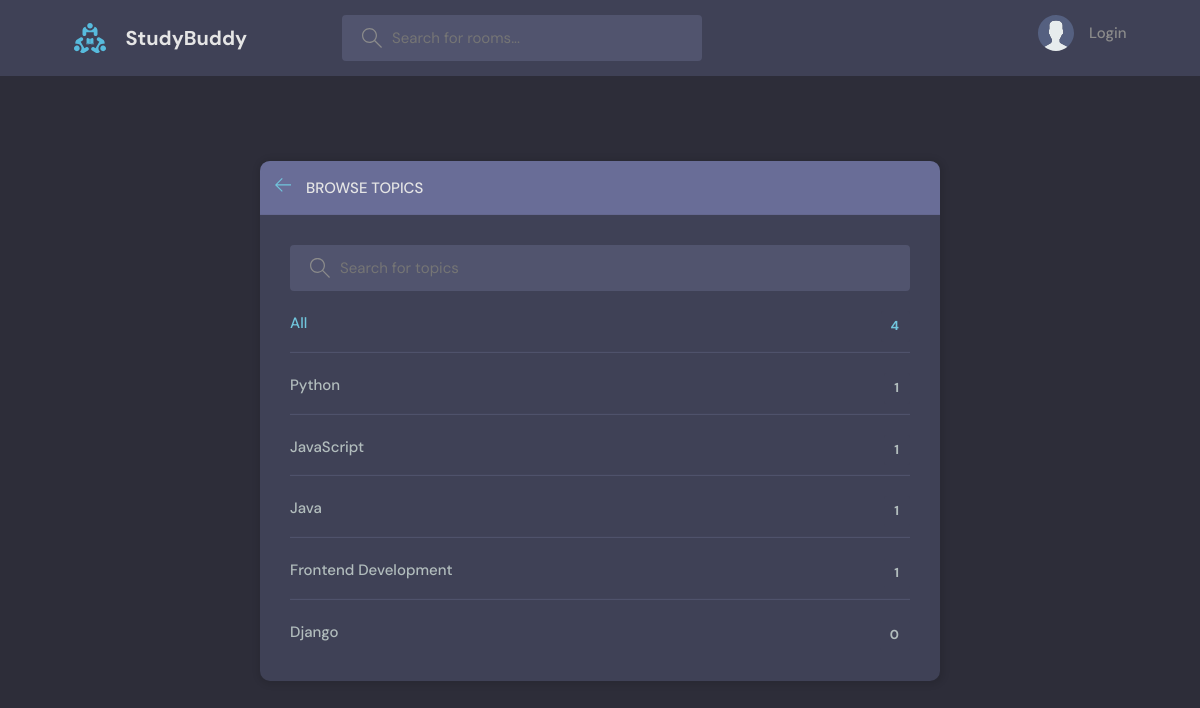
The page /topics/ on the database as committed earlier.
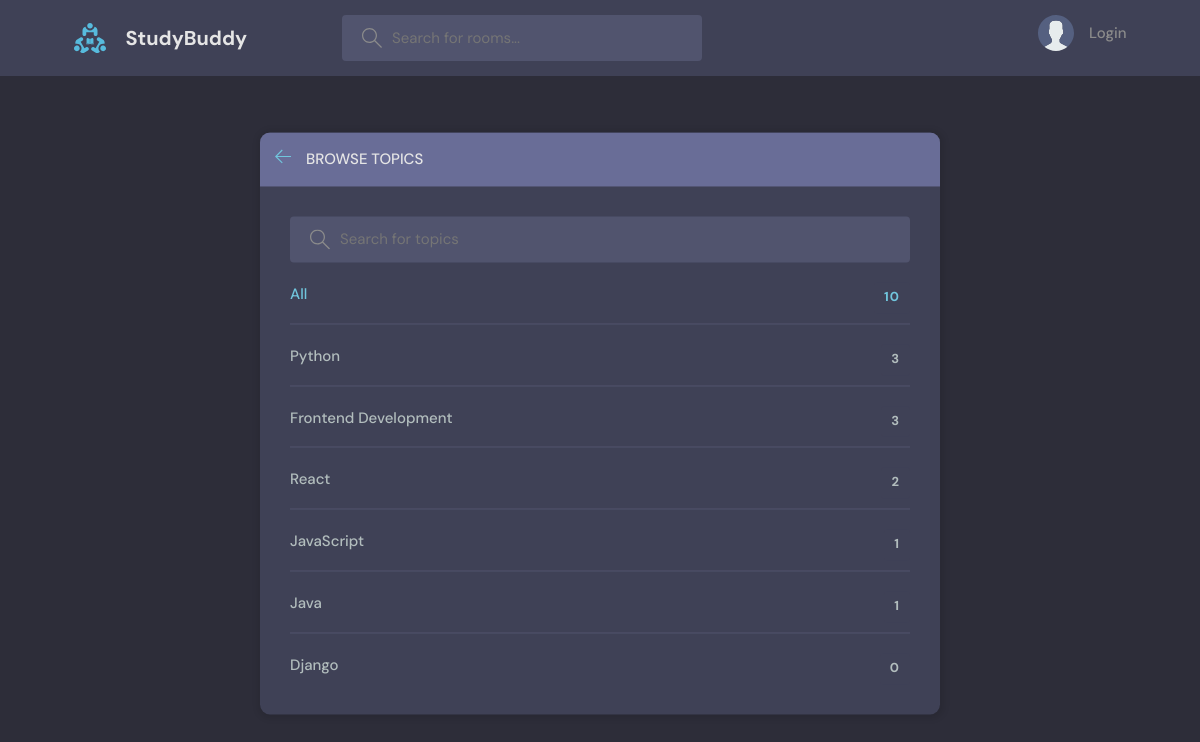
The same page on the database as committed later.
### base/models.py (models this page shows, shortened)
class Topic(models.Model):
    name = models.CharField(max_length=200)

### base/views.py (the view)
# urls.py: path('topics/', views.topicPage, name="topics"),
def topicPage(request: HttpRequest):
    q = request.GET.get('q') if request.GET.get('q') != None else ""
    topics = Topic.objects.filter(Q(name__icontains=q)).annotate(
        num_room=Count("room")).order_by('-num_room')
    total_rooms_count = Room.objects.all().count()
    context = {'topics': topics,
               'total_rooms_count': total_rooms_count, 'q': q}
    return render(request, 'base/topics.html', context)

### base/templates/base/topics.html (shortened to what this page needs)
{% extends 'main.html' %}
{% block content %}
<main class="create-room layout">
  <div class="container">
    <div class="layout__box">
      <div class="layout__boxHeader">
        <div class="layout__boxTitle">
          <a href="{{request.META.HTTP_REFERER}}">
            <svg version="1.1" xmlns="http://www.w3.org/2000/svg" width="32" height="32" viewBox="0 0 32 32">
              <title>arrow-left</title>
              <path
                d="M13.723 2.286l-13.723 13.714 13.719 13.714 1.616-1.611-10.96-10.96h27.625v-2.286h-27.625l10.965-10.965-1.616-1.607z">
              </path>
            </svg>
          </a>
          <h3>Browse Topics</h3>
        </div>
      </div>
      <div class="topics-page layout__body">
        <form class="header__search">
          <label>
            <input name="q" placeholder="Search for topics" />
          </label>
        </form>
        <ul class="topics__list">
          <li>
            <a href="/" class="active">All <span>{{total_rooms_count}}</span></a>
          </li>
          {% for topic in topics %}
          <li>
            <a href="{% url 'home' %}?q={{topic.name}}">{{topic.name}} <span>{{topic.room_set.count}}</span></a>
          </li>
          {% endfor %}
        </ul>
      </div>
    </div>
  </div>
</main>
{% endblock %}

### templates/main.html (shortened to what this page needs)
<!DOCTYPE html>
{% load static %}
<html lang="en">
  <head>
    <link rel="stylesheet" href="{% static 'styles/style.css' %}" />
  </head>
  <body>
    {% include 'navbar.html' %}
    {% block content %}
    {% endblock %}
  </body>
</html>

### templates/navbar.html (shortened to what this page needs)
{% load static %}
<header class="header header--loggedIn">
    <div class="container">
        <a href="{% url 'home' %}" class="header__logo">
            <img src="{% static 'images/logo.svg' %}" />
            <h1>StudyBuddy</h1>
        </a>
        <form class="header__search" method="GET" action="{% url 'home' %}">
            <label>
                <input type="text" name="q" placeholder="Search for rooms..." />
            </label>
        </form>
        <nav class="header__menu">
            {% if request.user.is_authenticated %}
            <div class="header__user">
                <a href="{% url 'user-profile' request.user.id %}"">
                    <div class=" avatar avatar--medium active">
                        <img src="{{request.user.avatar.url}}" />
                    </div>
                    <p>{{request.user.name}} <span>@{{request.user}}</span></p>
                    </a>
                    <button class="dropdown-button">
                        <svg version="1.1" xmlns="http://www.w3.org/2000/svg" width="32" height="32" viewBox="0 0 32 32">
                            <title>chevron-down</title>
                            <path d="M16 21l-13-13h-3l16 16 16-16h-3l-13 13z"></path>
                        </svg>
                    </button>
            </div>
            <div class="dropdown-menu">
                <a href="{% url 'update-user' %}" class="dropdown-link"><svg version="1.1" xmlns="http://www.w3.org/2000/svg" width="32"
                        height="32" viewBox="0 0 32 32">
                        <title>tools</title>
                        <path
                            d="M27.465 32c-1.211 0-2.35-0.471-3.207-1.328l-9.392-9.391c-2.369 0.898-4.898 0.951-7.355 0.15-3.274-1.074-5.869-3.67-6.943-6.942-0.879-2.682-0.734-5.45 0.419-8.004 0.135-0.299 0.408-0.512 0.731-0.572 0.32-0.051 0.654 0.045 0.887 0.277l5.394 5.395 3.586-3.586-5.394-5.395c-0.232-0.232-0.336-0.564-0.276-0.887s0.272-0.596 0.572-0.732c2.552-1.152 5.318-1.295 8.001-0.418 3.274 1.074 5.869 3.67 6.943 6.942 0.806 2.457 0.752 4.987-0.15 7.358l9.392 9.391c0.844 0.842 1.328 2.012 1.328 3.207-0 2.5-2.034 4.535-4.535 4.535zM15.101 19.102c0.26 0 0.516 0.102 0.707 0.293l9.864 9.863c0.479 0.479 1.116 0.742 1.793 0.742 1.398 0 2.535-1.137 2.535-2.535 0-0.668-0.27-1.322-0.742-1.793l-9.864-9.863c-0.294-0.295-0.376-0.74-0.204-1.119 0.943-2.090 1.061-4.357 0.341-6.555-0.863-2.631-3.034-4.801-5.665-5.666-1.713-0.561-3.468-0.609-5.145-0.164l4.986 4.988c0.391 0.391 0.391 1.023 0 1.414l-5 5c-0.188 0.188-0.441 0.293-0.707 0.293s-0.52-0.105-0.707-0.293l-4.987-4.988c-0.45 1.682-0.397 3.436 0.164 5.146 0.863 2.631 3.034 4.801 5.665 5.666 2.2 0.721 4.466 0.604 6.555-0.342 0.132-0.059 0.271-0.088 0.411-0.088z">
                        </path>
                    </svg>
                    Edit Profile</a>
                <a href="{% url 'logout' %}" class="dropdown-link"><svg version="1.1" xmlns="http://www.w3.org/2000/svg"
                        width="32" height="32" viewBox="0 0 32 32">
                        <title>sign-out</title>
                        <path
                            d="M3 0h22c0.553 0 1 0 1 0.553l-0 3.447h-2v-2h-20v28h20v-2h2l0 3.447c0 0.553-0.447 0.553-1 0.553h-22c-0.553 0-1-0.447-1-1v-30c0-0.553 0.447-1 1-1z">
                        </path>
                        <path
                            d="M21.879 21.293l1.414 1.414 6.707-6.707-6.707-6.707-1.414 1.414 4.293 4.293h-14.172v2h14.172l-4.293 4.293z">
                        </path>
                    </svg>
                    Logout</a>
            </div>
            {% else %}
            <a href="{% url 'login' %}">
                <img src="{% static 'images/avatar.svg' %}" />
                <p>Login</p>
            </a>
            {% endif %}
        </nav>
    </div>
</header>

### static/styles/style.css (style rules this page uses)
:root { --color-main: #71c6dd; --color-main-light: #e1f6fb; --color-dark: #3f4156; --color-dark-medium: #51546e; --color-dark-light: #696d97; --color-light: #e5e5e5; --color-gray: #8b8b8b; --color-light-gray: #b2bdbd; --color-bg: #2d2d39; --color-success: #5dd693; --color-error: #fc4b0b; }
* { font-family: "DM Sans", -apple-system, BlinkMacSystemFont, "Segoe UI", Roboto, Oxygen, Ubuntu, Cantarell, "Open Sans", "Helvetica Neue", sans-serif; margin: 0; padding: 0; box-sizing: border-box; text-rendering: optimizeLegibility; font-size: inherit; }
html { font-size: 56.25%; }
@media only screen and (min-width: 1200px) { html { font-size: 62.5%; } }
body { line-height: 1.6; font-weight: 400; font-size: 1.5rem; color: var(--color-light-gray); background-color: var(--color-bg); min-height: 100vh; }
img { width: 100%; }
a { display: inline-block; color: var(--color-main); text-decoration: none; }
.container { max-width: 120rem; width: 90%; margin: auto; }
.header { padding: 1.5rem; background-color: var(--color-dark); }
.header > .container { display: flex; gap: 9.5rem; }
.header__logo, .header__user { display: flex; gap: 2rem; align-items: center; }
.header__logo > img { height: 3.2rem; width: 3.2rem; }
.header__logo > h1 { font-weight: 700; font-size: 2rem; color: var(--color-light); }
.header__search > label { background-color: var(--color-dark-medium); padding: 1.3rem 1rem; display: flex; align-items: center; gap: 1rem; border-radius: 4px; }
.header__search svg { fill: var(--color-gray); width: 2rem; height: 2rem; margin-left: 1rem; }
.header__search input { width: 30rem; background: transparent; border: none; outline: none; color: var(--color-light); }
.header__menu { margin-left: auto; position: relative; }
.header__menu a { display: flex; gap: 1.5rem; align-items: center; font-weight: 500; text-decoration: none; color: var(--color-gray); }
.header__menu img { height: 3.6rem; }
.header__menu p { line-height: 1.2; }
.layout { margin-top: 2.4rem; }
.layout > .container { display: flex; justify-content: space-between; align-items: flex-start; }
.layout__box { width: 90%; max-width: 48rem; min-height: 40rem; position: absolute; top: 50%; left: 50%; transform: translate(-50%, -46%); background-color: var(--color-dark); border-radius: 1rem; box-shadow: 1px 1px 6px 3px rgba(0, 0, 0, 0.1); overflow: hidden; }
.layout__boxHeader { display: flex; padding: 1.5rem; background-color: var(--color-dark-light); }
.layout__boxTitle { display: flex; gap: 1.5rem; align-items: center; }
.layout__boxTitle h3 { text-transform: uppercase; font-weight: 500; color: var(--color-light); }
.layout__boxTitle svg { width: 1.6rem; height: 1.6rem; fill: var(--color-main); }
.layout__body { margin: 3rem; }
.topics__list { list-style: none; }
.topics__list li a { display: flex; justify-content: space-between; margin-bottom: 3rem; font-weight: 500; color: var(--color-light-gray); transition: all 0.3s ease-in-out; }
.topics__list li a.active, .topics__list li a:hover { color: var(--color-main); }
.topics__list li a span { padding: 0.5rem 1rem; background-color: var(--color-dark); border-radius: 3px; font-size: 1.3rem; font-weight: 700; letter-spacing: 1px; }
.topics-page .topics__list li:not(:last-child) a { margin: 2rem 0; padding-bottom: 1rem; text-decoration: none; border-bottom: 1px solid var(--color-dark-medium); }
.topics-page .header__search { display: block; }
.create-room.layout .layout__box { max-width: 68rem; }

Rows that differ between the two databases and show on the page:
computed for Topic "Python": room_set.count "1" → "3"
shown differently, row unchanged: Topic "Frontend Development": room_set.count "1" → "3"; moves up the list
added Topic: name "React", room_set.count "2"
Other text that changed with them:
{{ total_rooms_count }}: "4" → "10"
